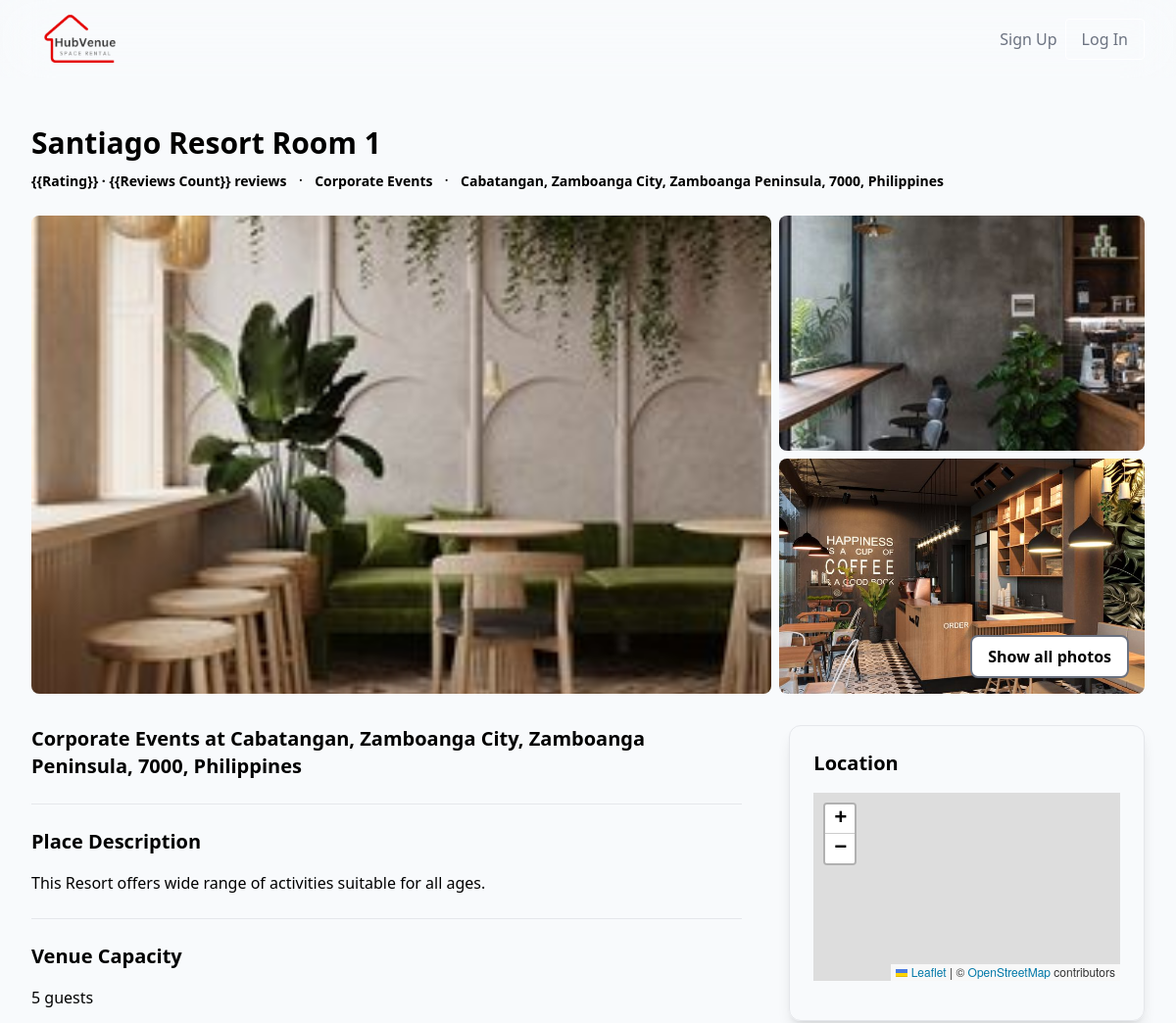
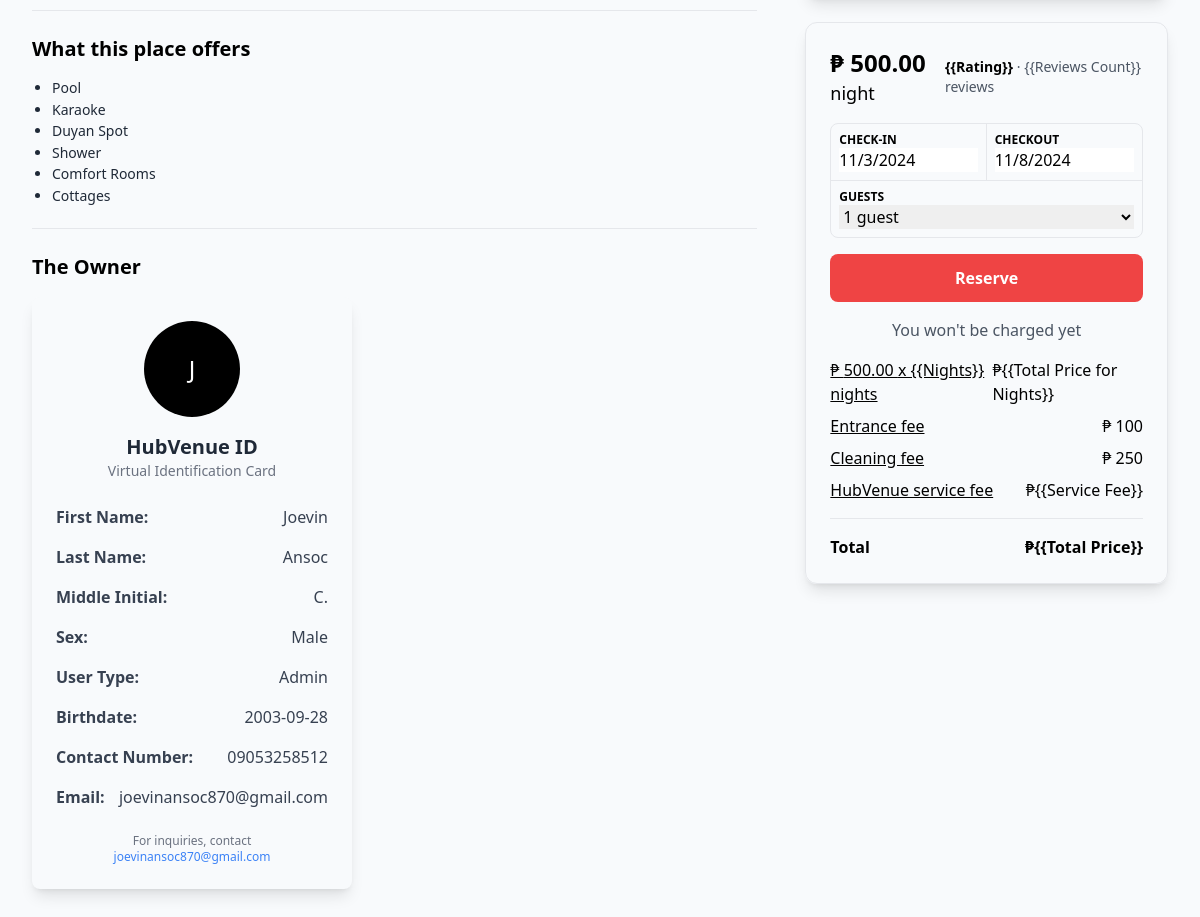
The page /venues.php?id=22 on the database its author committed (2 pictures, top to bottom).
### tables this page shows
CREATE TABLE `venues` (
  `id` int(11) NOT NULL,
  `name` varchar(255) NOT NULL,
  `description` text NOT NULL,
  `location` varchar(255) NOT NULL,
  `price` decimal(10,2) NOT NULL,
  `capacity` int(11) NOT NULL,
  `amenities` longtext NOT NULL CHECK (json_valid(`amenities`)),
  `entrance` int(11) NOT NULL,
  `cleaning` int(11) NOT NULL,
  `venue_tag` int(11) NOT NULL,
  `host_id` int(11) NOT NULL,
  `status_id` int(11) NOT NULL,
  `availability_id` int(11) NOT NULL,
  `created_at` timestamp NOT NULL DEFAULT current_timestamp(),
  `updated_at` timestamp NOT NULL DEFAULT current_timestamp() ON UPDATE current_timestamp()
);

CREATE TABLE `venue_tag_sub` (
  `id` int(11) NOT NULL,
  `tag_name` varchar(50) NOT NULL
);

CREATE TABLE `users` (
  `id` int(11) NOT NULL,
  `firstname` varchar(50) NOT NULL,
  `lastname` varchar(50) NOT NULL,
  `middlename` varchar(50) DEFAULT NULL,
  `sex_id` int(11) NOT NULL,
  `user_type_id` int(11) NOT NULL,
  `birthdate` date NOT NULL,
  `contact_number` varchar(50) NOT NULL,
  `address` varchar(255) NOT NULL,
  `email` varchar(50) NOT NULL,
  `password` varchar(255) NOT NULL,
  `created_at` timestamp NOT NULL DEFAULT current_timestamp(),
  `updated_at` timestamp NOT NULL DEFAULT current_timestamp() ON UPDATE current_timestamp()
);

CREATE TABLE `sex_sub` (
  `id` int(11) NOT NULL,
  `name` varchar(50) NOT NULL
);

CREATE TABLE `user_types_sub` (
  `id` int(11) NOT NULL,
  `name` varchar(50) NOT NULL
);

### venues.php (the view, shortened to what the rows shown need)
<?php
require_once __DIR__ . '/classes/venue.class.php';
require_once __DIR__ . '/classes/account.class.php';
$venueObj = new Venue();
$accountObj = new Account();
$venue = $venueObj->getSingleVenue($_GET['id']);
$owner = $accountObj->getUser($venue['host_id']);
?>
<!DOCTYPE html>
<html lang="en">
<head>
    <script src="https://cdn.tailwindcss.com"></script>
    <link rel="stylesheet" href="https://unpkg.com/leaflet@1.9.4/dist/leaflet.css" />
    <link href="https://cdnjs.cloudflare.com/ajax/libs/font-awesome/5.15.3/css/all.min.css" rel="stylesheet" />
</head>
<body class="bg-slate-50">
    <main class="max-w-7xl pt-32 mx-auto px-4 py-6 sm:px-6 lg:px-8">
        <div id="venueDetails">
            <div class="mb-6">
                <h1 class="text-3xl font-semibold mb-2"><?php echo htmlspecialchars($venue['name']) ?></h1>
                <div class="flex justify-between items-center">
                    <div>
                        <span class="text-sm font-semibold">{{Rating}} · {{Reviews Count}} reviews</span>
                        <span class="mx-2">·</span>
                        <span class="text-sm font-semibold"><?php echo htmlspecialchars($venue['tag']) ?></span>
                        <span class="mx-2">·</span>
                        <span class="text-sm font-semibold"><?php echo htmlspecialchars($venue['location']) ?></span>
                    </div>
                </div>
            </div>
            <div class="flex gap-12 flex-col md:flex-row">
                <div class="md:w-2/3">
                    <div class="flex justify-between items-center mb-6 gap-4">
                        <div>
                            <h2 class="text-xl font-semibold"><?php echo htmlspecialchars($venue['tag']) ?> at
                                <?php echo htmlspecialchars($venue['location']) ?>
                            </h2>
                        </div>
                    </div>
                    <hr class="my-6">
                    <h3 class="text-xl font-semibold mb-4">Place Description</h3>
                    <p class="mb-4"><?php echo htmlspecialchars($venue['description']) ?></p>
                    <hr class="my-6">
                    <h3 class="text-xl font-semibold mb-4">Venue Capacity</h3>
                    <p class="">
                        <?php echo htmlspecialchars($venue['capacity']) ?>
                        guests
                    </p>
                    <hr class="my-6">
                    <h3 class="text-xl font-semibold mb-4">What this place offers</h3>
                    <div class="grid grid-cols-2 gap-4 mb-6">
                        <?php if (!empty($venue['amenities'])): ?>
                            <?php
                            $amenities = json_decode($venue['amenities'], true);
                            if ($amenities):
                                ?>
                                <ul class="list-disc pl-5 space-y-1">
                                    <?php foreach ($amenities as $amenity): ?>
                                        <li class="text-sm text-gray-800 leading-tight">
                                            <?= htmlspecialchars($amenity) ?>
                                        </li>
                                    <?php endforeach; ?>
                                </ul>
                            <?php else: ?>
                                <p class="text-sm text-gray-500">No amenities available</p>
                            <?php endif; ?>
                        <?php else: ?>
                            <p class="text-sm text-gray-500">No amenities available</p>
                        <?php endif; ?>
                    </div>
                    <hr class="my-6">
                    <h3 class="text-xl font-semibold mb-4">The Owner</h3>
                    <div class="flex gap-4 mb-6">
                        <div class="bg-slate-50 shadow-lg rounded-lg p-6 w-80">
                            <div class="text-center mb-6">
                                <div
                                    class="size-24 text-2xl rounded-full bg-black text-white flex items-center justify-center mx-auto mb-4">
                                    <?php
                                    if (isset($owner)) {
                                        echo $owner[0]['firstname'][0];
                                    } else {
                                        echo "U";
                                    }
                                    ?>
                                </div>
                                <h2 class="text-xl font-semibold text-gray-800">HubVenue ID</h2>
                                <p class="text-sm text-gray-500">Virtual Identification Card</p>
                            </div>
                            <div class="space-y-4">
                                <div class="flex justify-between text-gray-700">
                                    <span class="font-semibold">First Name:</span>
                                    <span><?= htmlspecialchars($owner[0]['firstname']) ?></span>
                                </div>
                                <div class="flex justify-between text-gray-700">
                                    <span class="font-semibold">Last Name:</span>
                                    <span><?= htmlspecialchars($owner[0]['lastname']) ?></span>
                                </div>
                                <div class="flex justify-between text-gray-700">
                                    <span class="font-semibold">Middle Initial:</span>
                                    <span><?= htmlspecialchars($owner[0]['middlename']) ?>.</span>
                                </div>
                                <div class="flex justify-between text-gray-700">
                                    <span class="font-semibold">Sex:</span>
                                    <span><?= htmlspecialchars($owner[0]['sex']) ?></span>
                                </div>
                                <div class="flex justify-between text-gray-700">
                                    <span class="font-semibold">User Type:</span>
                                    <span><?= htmlspecialchars($owner[0]['user_type']) ?></span>
                                </div>
                                <div class="flex justify-between text-gray-700">
                                    <span class="font-semibold">Birthdate:</span>
                                    <span><?= htmlspecialchars($owner[0]['birthdate']) ?></span>
                                </div>
                                <div class="flex justify-between text-gray-700">
                                    <span class="font-semibold">Contact Number:</span>
                                    <span><?= htmlspecialchars($owner[0]['contact_number']) ?></span>
                                </div>
                                <div class="flex justify-between text-gray-700">
                                    <span class="font-semibold">Email:</span>
                                    <span><?= htmlspecialchars($owner[0]['email']) ?></span>
                                </div>
                            </div>
                            <div class="mt-6 text-center text-gray-500 text-xs">
                                <p>For inquiries, contact <a href="mailto:<?= htmlspecialchars($owner[0]['email']) ?>"
                                        class="text-blue-500 hover:underline"><?= htmlspecialchars($owner[0]['email']) ?></a>
                                </p>
                            </div>
                        </div>
                    </div>
                </div>
                <div class="md:w-1/3">
                    <div class="border rounded-xl p-6 shadow-lg sticky top-6">
                        <div class="flex justify-between items-center mb-4">
                            <div>
                                <span class="text-2xl font-semibold">₱
                                    <?php echo htmlspecialchars($venue['price']) ?></span>
                                <span class="text-lg">night</span>
                            </div>
                        </div>
                        <div class="space-y-2">
                            <div class="flex justify-between">
                                <span class="underline">₱ <?php echo htmlspecialchars($venue['price']) ?> x {{Nights}}
                                    nights</span>
                                <span>₱{{Total Price for Nights}}</span>
                            </div>
                            <div class="flex justify-between">
                                <span class="underline">Entrance fee</span>
                                <span>₱ <?php echo htmlspecialchars($venue['entrance']) ?></span>
                            </div>
                            <div class="flex justify-between">
                                <span class="underline">Cleaning fee</span>
                                <span>₱ <?php echo htmlspecialchars($venue['cleaning']) ?></span>
                            </div>
                        </div>
                    </div>
                </div>
            </div>
        </div>
    </main>
</body>
</html>

### rows shown on the page
venues: name "Santiago Resort Room 1", venue_tag.tag_name "Corporate Events", location "Cabatangan, Zamboanga City, Zamboanga Peninsula, 7000, Philippines", description "This Resort offers wide range of activities suitable for all ages.", capacity "5", amenities "Pool", amenities "Karaoke", amenities "Duyan Spot", amenities "Shower", amenities "Comfort Rooms", amenities "Cottages", price "500.00", entrance "100", cleaning "250"
users: firstname "J", firstname "Joevin", lastname "Ansoc", middlename "C", sex.name "Male", user_type.name "Admin", birthdate "2003-09-28", contact_number "09053258512", email "joevinansoc870@gmail.com"
